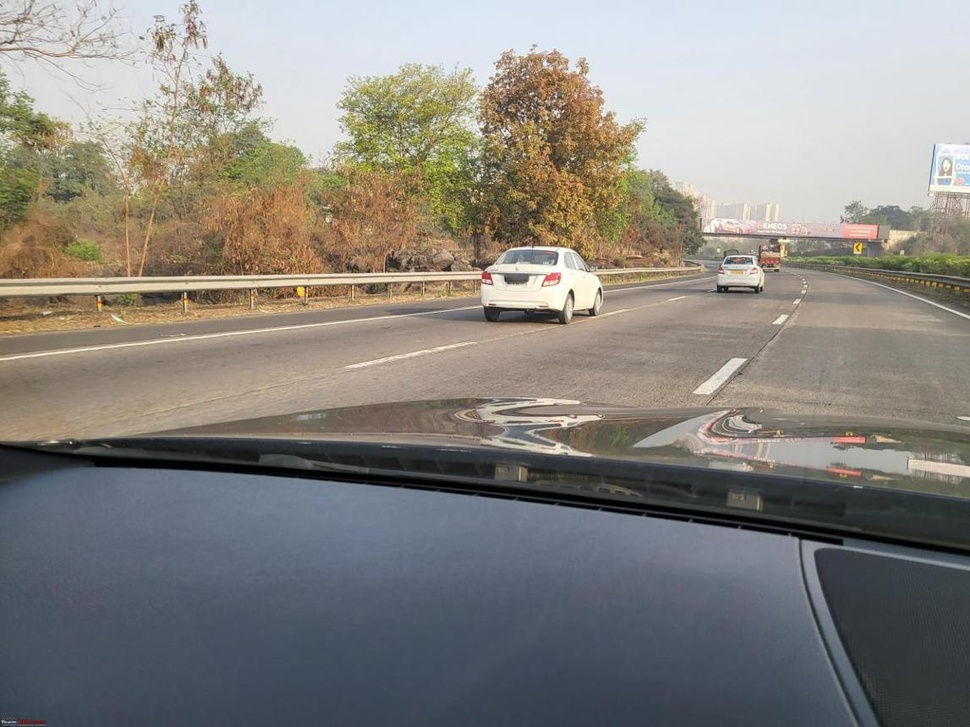
#> input picture exp_28/image.jpg, 970 x 727 px, shrunk from 1147 x 860 before the run
$ python code.py
#> lines starting #> are read from the running program, lines starting #| are printed output that depends on the picture
import cv2
import matplotlib.pyplot as plt

# Read image
image = cv2.imread('image.jpg')
#> image is the input picture: shape (727, 970, 3); mean B, G, R 127.5, 132.8, 135.5

# Check image loaded
if image is None:
    print("Image not found")
    exit()

# Convert BGR to RGB
image_rgb = cv2.cvtColor(image, cv2.COLOR_BGR2RGB)

# Convert to grayscale
gray = cv2.cvtColor(image, cv2.COLOR_BGR2GRAY)
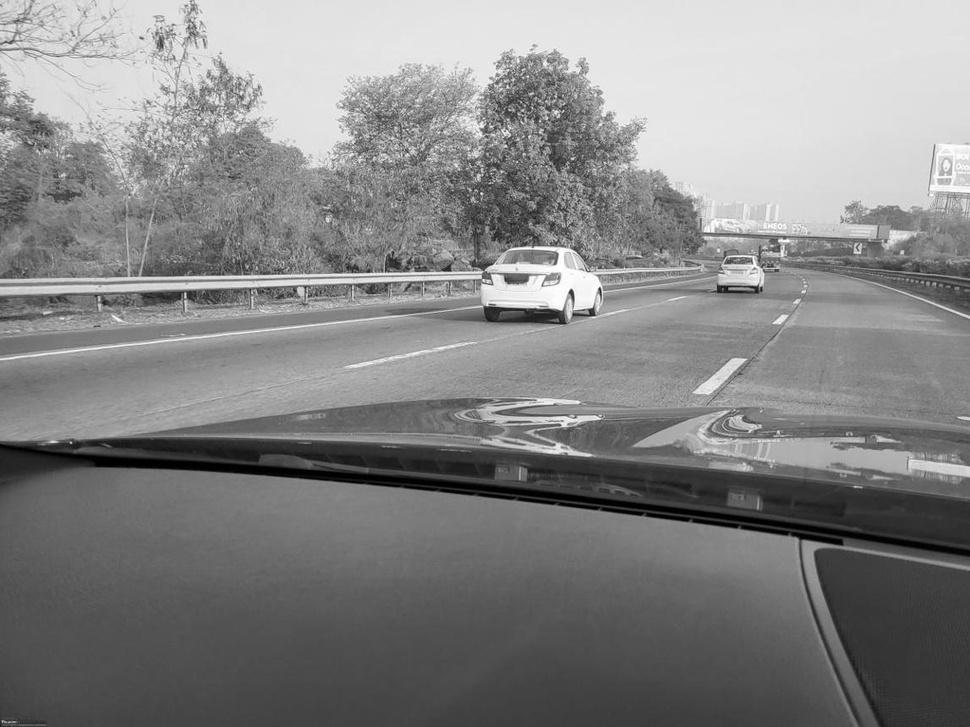
#> gray: shape (727, 970); min 0, max 255, mean 133

# Load vehicle cascade
#> (the run stopped early here; a loop or call above may not have finished)
